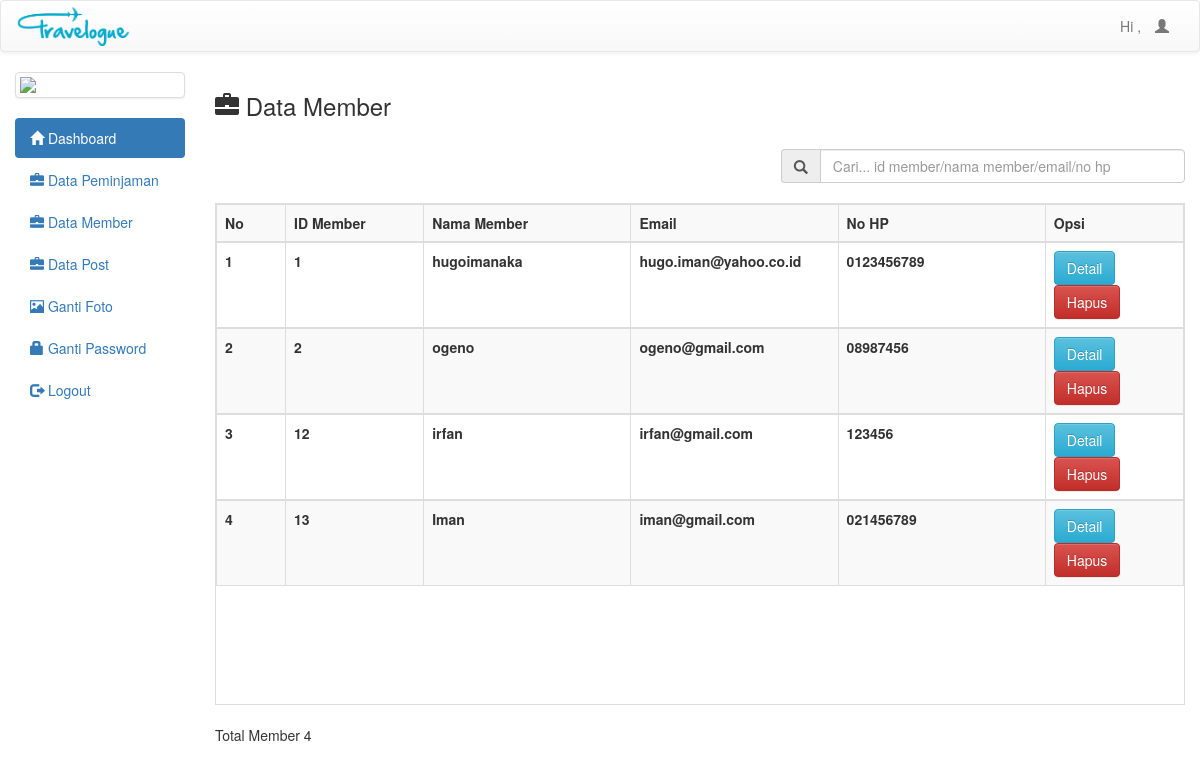
Screenshot of /index.php/c_admin/dataMember with the database file from the repository.
### tables this page shows
CREATE TABLE `member` (
  `id_member` int(10) NOT NULL,
  `email` varchar(50) NOT NULL,
  `nama_member` varchar(50) NOT NULL,
  `password` varchar(100) NOT NULL,
  `alamat` varchar(100) NOT NULL,
  `no_hp` varchar(15) NOT NULL,
  `foto` varchar(30) NOT NULL
);

### application/controllers/c_admin.php (called while the page is built, shortened)
<?php
class C_admin extends CI_Controller{
	function __construct(){
		$this->load->model('m_admin');
		$this->load->model('m_member');
		$this->load->model('m_post');
		$this->load->model('m_peminjaman');
	}
	function dataMember(){
		$data['dataPost'] = $this->m_admin->getDataMember('member')->result();
		$this->load->view('v_datamember_a',$data);
	}
}

### index.php (called while the page is built, shortened)
<?php
require_once BASEPATH.'core/CodeIgniter.php';

### application/models/m_admin.php (called while the page is built, shortened)
<?php
class M_admin extends CI_Model{
	function getDataMember($table){
		return $this->db->get_where($table);
	}
}

### application/views/v_datamember_a.php (the view, shortened to what this page needs)
<h3><span class="glyphicon glyphicon-briefcase"></span>  Data Member</h3>
<br/>
<form action="<?php echo base_url('c_admin/cariMember'); ?>" method="get">
	<div class="input-group col-md-5 col-md-offset-7">
		<span class="input-group-addon" id="basic-addon1"><span class="glyphicon glyphicon-search"></span></span>
		<input type="text" class="form-control" placeholder="Cari... id member/nama member/email/no hp" aria-describedby="basic-addon1" name="cari">
	</div>
</form>
<br/>
<div class="table-responsive">
	<table class="table table-bordered table-striped">
		<tr>
			<th class="col-md-1">No</th>
			<th class="col-md-2">ID Member</th>
			<th class="col-md-3">Nama Member</th>
			<th class="col-md-3">Email</th>
			<th class="col-md-3">No HP</th>
			<th class="col-md-2">Opsi</th>
		</tr>
		<?php
			$no = 1;
			foreach ($dataPost as $isi) {
			?>
		<tr>
			<th class="col-md-1"><?php echo $no++ ?></td>
			<th class="col-md-2"><?php echo $isi->id_member ?></td>
			<th class="col-md-3"><?php echo $isi->nama_member ?></td>
			<th class="col-md-3"><?php echo $isi->email ?></td>
			<th class="col-md-3"><?php echo $isi->no_hp ?></td>
			<th class="col-md-2">
				<a href="<?php echo base_url('c_admin/profilememberlain'); ?>/<?php echo $isi->id_member; ?>" class="btn btn-info">Detail</a>
				<a onclick="return konfirmasi()" class="btn btn-danger" href="<?php echo base_url('c_admin/hapusMember'); ?>/<?php echo $isi->id_member; ?>">Hapus</a>
		</tr>
			<?php
				}
			?>
	</table>
	<td colspan="6">Total Member</td>
	<td>
		<?php echo $no -= 1 ?>
	</td>
</div>

### assets/css/info_css.css (style rules this page uses)
thead, tbody tr { display:table; width:100%; table-layout:fixed; }

### rows the page displays
member: id_member "1", nama_member "hugoimanaka", email "hugo.iman@yahoo.co.id", no_hp "0123456789"
member: id_member "2", nama_member "ogeno", email "ogeno@gmail.com", no_hp "08987456"
member: id_member "12", nama_member "irfan", email "irfan@gmail.com", no_hp "123456"
member: id_member "13", nama_member "Iman", email "iman@gmail.com", no_hp "021456789"

### other values shown
$no -= 1 "4"
